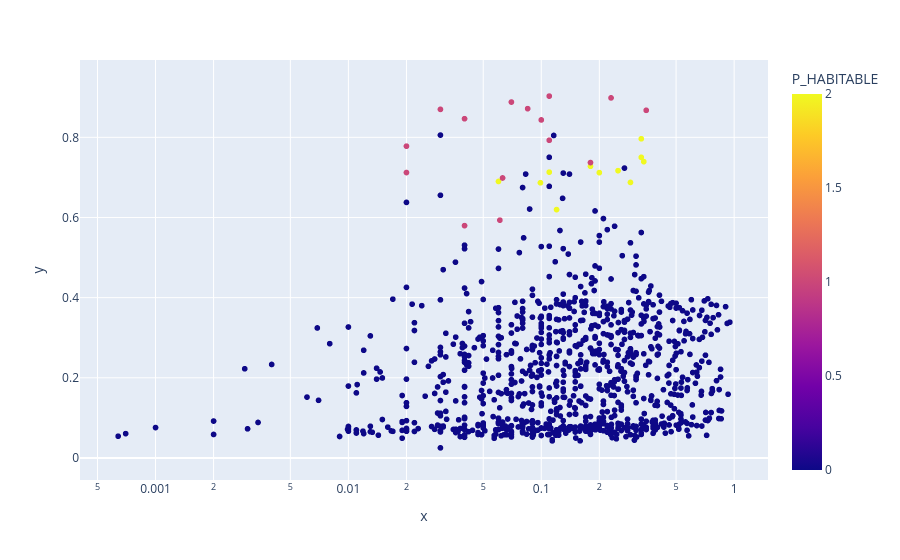

The notebook cell this image was saved under:
### Markdown cell above
Planet radius in range 0.77 to 1.41 units correspond to conservatively habitable exoplanets. Planet radius in range 1.52 to 2.46 units correspond to optimistically habitable exoplanets. It is interesting to note that in most of the cases, conservatively habitable exoplanets have a bit higher ESI compared to the ESI of optimistically habitable exoplanets.

### Code cell
import plotly.express as px
fig = px.scatter(df, x= df.P_ECCENTRICITY, y = df.P_ESI, color=df.P_HABITABLE, hover_name=df.P_NAME, log_x=True, size_max=30)
fig.show()

### Figure 1 — Plotly figure (JSON) as saved in the notebook; plotly's stock layout.template omitted (floating-point values rounded to 4 significant figures; data arrays with more than 128 entries replaced by an {"elided": "..."} marker saying what was removed)
{"data": [{"hovertemplate": "<b>%{hovertext}</b><br><br>x=%{x}<br>y=%{y}<br>P_HABITABLE=%{marker.color}<extra></extra>", "hovertext": {"elided": "4048 str values"}, "legendgroup": "", "marker": {"color": {"elided": "4048 int values"}, "coloraxis": "coloraxis", "symbol": "circle"}, "mode": "markers", "name": "", "showlegend": false, "type": "scattergl", "x": {"elided": "4048 float values"}, "xaxis": "x", "y": {"elided": "4048 float values"}, "yaxis": "y"}], "layout": {"coloraxis": {"colorbar": {"title": {"text": "P_HABITABLE"}}, "colorscale": [[0, "#0d0887"], [0.1111, "#46039f"], [0.2222, "#7201a8"], [0.3333, "#9c179e"], [0.4444, "#bd3786"], [0.5556, "#d8576b"], [0.6667, "#ed7953"], [0.7778, "#fb9f3a"], [0.8889, "#fdca26"], [1, "#f0f921"]]}, "legend": {"tracegroupgap": 0}, "margin": {"t": 60}, "xaxis": {"anchor": "y", "domain": [0, 1], "title": {"text": "x"}, "type": "log"}, "yaxis": {"anchor": "x", "domain": [0, 1], "title": {"text": "y"}}}}
